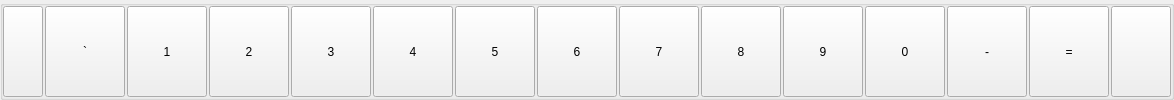
                     <widget class="QGroupBox" name="groupBox_7">
                      <property name="title">
                       <string/>
                      </property>
                      <layout class="QHBoxLayout" name="horizontalLayout_5">
                       <property name="spacing">
                        <number>2</number>
                       </property>
                       <property name="leftMargin">
                        <number>0</number>
                       </property>
                       <property name="topMargin">
                        <number>0</number>
                       </property>
                       <property name="rightMargin">
                        <number>0</number>
                       </property>
                       <property name="bottomMargin">
                        <number>0</number>
                       </property>
                       <item>
                        <widget class="QPushButton" name="pushButton_19">
                         <property name="minimumSize">
                          <size>
                           <width>40</width>
                           <height>30</height>
                          </size>
                         </property>
                         <property name="maximumSize">
                          <size>
                           <width>16777214</width>
                           <height>16777214</height>
                          </size>
                         </property>
                         <property name="text">
                          <string/>
                         </property>
                         <property name="icon">
                          <iconset resource="../Imgs/imgRes.qrc">
                           <normaloff>:/Icons/esc.png</normaloff>:/Icons/esc.png</iconset>
                         </property>
                         <property name="iconSize">
                          <size>
                           <width>45</width>
                           <height>25</height>
                          </size>
                         </property>
                        </widget>
                       </item>
                       <item>
                        <widget class="QPushButton" name="pushButton_20">
                         <property name="minimumSize">
                          <size>
                           <width>30</width>
                           <height>30</height>
                          </size>
                         </property>
                         <property name="maximumSize">
                          <size>
                           <width>16777214</width>
                           <height>16777214</height>
                          </size>
                         </property>
                         <property name="styleSheet">
                          <string notr="true"/>
                         </property>
                         <property name="text">
                          <string>`</string>
                         </property>
                        </widget>
                       </item>
                       <item>
                        <widget class="QPushButton" name="pushButton_21">
                         <property name="minimumSize">
                          <size>
                           <width>30</width>
                           <height>30</height>
                          </size>
                         </property>
                         <property name="maximumSize">
                          <size>
                           <width>16777214</width>
                           <height>16777214</height>
                          </size>
                         </property>
                         <property name="styleSheet">
                          <string notr="true"/>
                         </property>
                         <property name="text">
                          <string>1</string>
                         </property>
                        </widget>
                       </item>
                       <item>
                        <widget class="QPushButton" name="pushButton_22">
                         <property name="minimumSize">
                          <size>
                           <width>30</width>
                           <height>30</height>
                          </size>
                         </property>
                         <property name="maximumSize">
                          <size>
                           <width>16777214</width>
                           <height>16777214</height>
                          </size>
                         </property>
                         <property name="styleSheet">
                          <string notr="true"/>
                         </property>
                         <property name="text">
                          <string>2</string>
                         </property>
                        </widget>
                       </item>
                       <item>
                        <widget class="QPushButton" name="pushButton_23">
                         <property name="minimumSize">
                          <size>
                           <width>30</width>
                           <height>30</height>
                          </size>
                         </property>
                         <property name="maximumSize">
                          <size>
                           <width>16777214</width>
                           <height>16777214</height>
                          </size>
                         </property>
                         <property name="styleSheet">
                          <string notr="true"/>
                         </property>
                         <property name="text">
                          <string>3</string>
                         </property>
                        </widget>
                       </item>
                       <item>
                        <widget class="QPushButton" name="pushButton_24">
                         <property name="minimumSize">
                          <size>
                           <width>30</width>
                           <height>30</height>
                          </size>
                         </property>
                         <property name="maximumSize">
                          <size>
                           <width>16777214</width>
                           <height>16777214</height>
                          </size>
                         </property>
                         <property name="styleSheet">
                          <string notr="true"/>
                         </property>
                         <property name="text">
                          <string>4</string>
                         </property>
                        </widget>
                       </item>
                       <item>
                        <widget class="QPushButton" name="pushButton_25">
                         <property name="minimumSize">
                          <size>
                           <width>30</width>
                           <height>30</height>
                          </size>
                         </property>
                         <property name="maximumSize">
                          <size>
                           <width>16777214</width>
                           <height>16777214</height>
                          </size>
                         </property>
                         <property name="styleSheet">
                          <string notr="true"/>
                         </property>
                         <property name="text">
                          <string>5</string>
                         </property>
                        </widget>
                       </item>
                       <item>
                        <widget class="QPushButton" name="pushButton_26">
                         <property name="minimumSize">
                          <size>
                           <width>30</width>
                           <height>30</height>
                          </size>
                         </property>
                         <property name="maximumSize">
                          <size>
                           <width>16777214</width>
                           <height>16777214</height>
                          </size>
                         </property>
                         <property name="styleSheet">
                          <string notr="true"/>
                         </property>
                         <property name="text">
                          <string>6</string>
                         </property>
                        </widget>
                       </item>
                       <item>
                        <widget class="QPushButton" name="pushButton_27">
                         <property name="minimumSize">
                          <size>
                           <width>30</width>
                           <height>30</height>
                          </size>
                         </property>
                         <property name="maximumSize">
                          <size>
                           <width>16777214</width>
                           <height>16777214</height>
                          </size>
                         </property>
                         <property name="styleSheet">
                          <string notr="true"/>
                         </property>
                         <property name="text">
                          <string>7</string>
                         </property>
                        </widget>
                       </item>
                       <item>
                        <widget class="QPushButton" name="pushButton_28">
                         <property name="minimumSize">
                          <size>
                           <width>30</width>
                           <height>30</height>
                          </size>
                         </property>
                         <property name="maximumSize">
                          <size>
                           <width>16777214</width>
                           <height>16777214</height>
                          </size>
                         </property>
                         <property name="styleSheet">
                          <string notr="true"/>
                         </property>
                         <property name="text">
                          <string>8</string>
                         </property>
                        </widget>
                       </item>
                       <item>
                        <widget class="QPushButton" name="pushButton_29">
                         <property name="minimumSize">
                          <size>
                           <width>30</width>
                           <height>30</height>
                          </size>
                         </property>
                         <property name="maximumSize">
                          <size>
                           <width>16777214</width>
                           <height>16777214</height>
                          </size>
                         </property>
                         <property name="styleSheet">
                          <string notr="true"/>
                         </property>
                         <property name="text">
                          <string>9</string>
                         </property>
                        </widget>
                       </item>
                       <item>
                        <widget class="QPushButton" name="pushButton_30">
                         <property name="minimumSize">
                          <size>
                           <width>30</width>
                           <height>30</height>
                          </size>
                         </property>
                         <property name="maximumSize">
                          <size>
                           <width>16777214</width>
                           <height>16777214</height>
                          </size>
                         </property>
                         <property name="styleSheet">
                          <string notr="true"/>
                         </property>
                         <property name="text">
                          <string>0</string>
                         </property>
                        </widget>
                       </item>
                       <item>
                        <widget class="QPushButton" name="pushButton_31">
                         <property name="minimumSize">
                          <size>
                           <width>30</width>
                           <height>30</height>
                          </size>
                         </property>
                         <property name="maximumSize">
                          <size>
                           <width>16777214</width>
                           <height>16777214</height>
                          </size>
                         </property>
                         <property name="styleSheet">
                          <string notr="true"/>
                         </property>
                         <property name="text">
                          <string>-</string>
                         </property>
                        </widget>
                       </item>
                       <item>
                        <widget class="QPushButton" name="pushButton_32">
                         <property name="minimumSize">
                          <size>
                           <width>30</width>
                           <height>30</height>
                          </size>
                         </property>
                         <property name="maximumSize">
                          <size>
                           <width>16777214</width>
                           <height>16777214</height>
                          </size>
                         </property>
                         <property name="styleSheet">
                          <string notr="true"/>
                         </property>
                         <property name="text">
                          <string>=</string>
                         </property>
                        </widget>
                       </item>
                       <item>
                        <widget class="QPushButton" name="pushButton_33">
                         <property name="minimumSize">
                          <size>
                           <width>60</width>
                           <height>30</height>
                          </size>
                         </property>
                         <property name="maximumSize">
                          <size>
                           <width>16777214</width>
                           <height>16777214</height>
                          </size>
                         </property>
                         <property name="text">
                          <string/>
                         </property>
                         <property name="icon">
                          <iconset resource="../Imgs/imgRes.qrc">
                           <normaloff>:/Icons/backspace.png</normaloff>:/Icons/backspace.png</iconset>
                         </property>
                         <property name="iconSize">
                          <size>
                           <width>25</width>
                           <height>25</height>
                          </size>
                         </property>
                        </widget>
                       </item>
                      </layout>
                     </widget>
